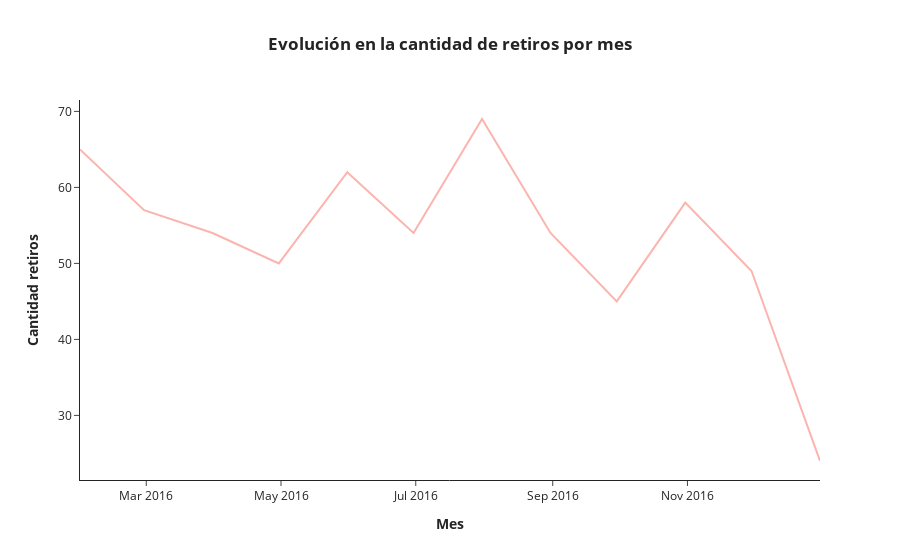

The notebook cell saved with this chart:
### Code cell
fig= px.line(df4, x='retirementdate', y='employeeid',title='<b>Evolución en la cantidad de retiros por mes<b>', 
             color_discrete_sequence=px.colors.qualitative.Pastel1)

#agregar detalles
fig.update_layout(
    template='simple_white',
    title_x=0.5,
    xaxis_title= '<b>Mes<b>',
    yaxis_title= '<b>Cantidad retiros<b>'
)

fig.show()

### Figure 1 — Plotly figure (JSON) as saved in the notebook; plotly's stock layout.template omitted (floating-point values rounded to 4 significant figures)
{"data": [{"hovertemplate": "retirementdate=%{x}<br>employeeid=%{y}<extra></extra>", "legendgroup": "", "line": {"color": "rgb(251,180,174)", "dash": "solid"}, "marker": {"symbol": "circle"}, "mode": "lines", "name": "", "orientation": "v", "showlegend": false, "type": "scatter", "x": ["2016-01-31T00:00:00", "2016-02-29T00:00:00", "2016-03-31T00:00:00", "2016-04-30T00:00:00", "2016-05-31T00:00:00", "2016-06-30T00:00:00", "2016-07-31T00:00:00", "2016-08-31T00:00:00", "2016-09-30T00:00:00", "2016-10-31T00:00:00", "2016-11-30T00:00:00", "2016-12-31T00:00:00"], "xaxis": "x", "y": [65, 57, 54, 50, 62, 54, 69, 54, 45, 58, 49, 24], "yaxis": "y"}], "layout": {"legend": {"tracegroupgap": 0}, "title": {"text": "<b>Evolución en la cantidad de retiros por mes<b>", "x": 0.5}, "xaxis": {"anchor": "y", "domain": [0, 1], "title": {"text": "<b>Mes<b>"}}, "yaxis": {"anchor": "x", "domain": [0, 1], "title": {"text": "<b>Cantidad retiros<b>"}}}}
